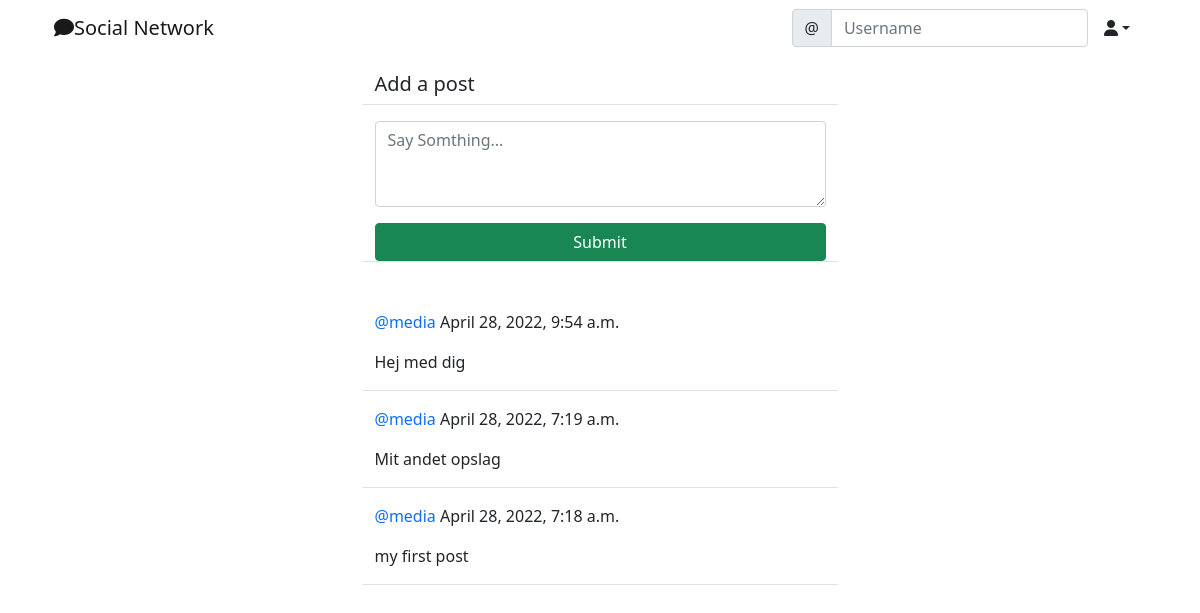
The page /social/ (signed in) on the database as committed earlier.
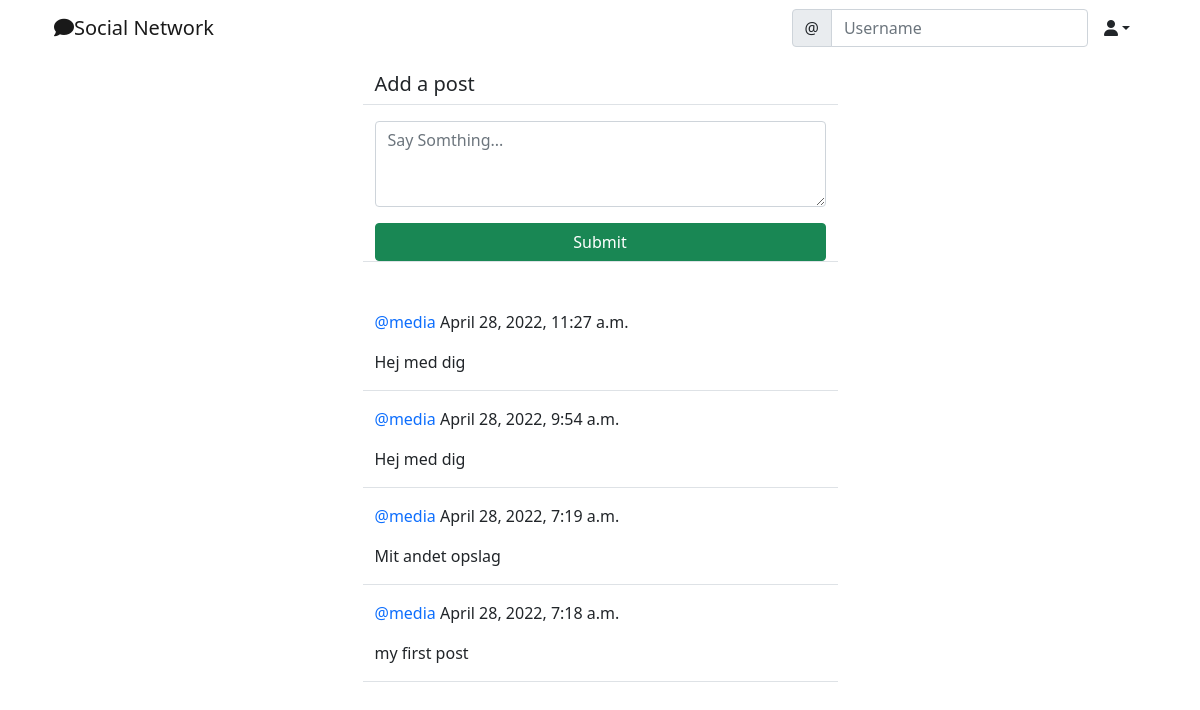
The same page on the database as committed later.
### social/models.py (models this page shows)
class Post(models.Model):
    body = models.TextField()
    created_on = models.DateTimeField(default=timezone.now)
    author = models.ForeignKey(User, on_delete=models.CASCADE)

### social/views.py (the view, shortened to what this page needs)
# urls.py: path('', PostListView.as_view(), name='post-list'),
class PostListView(LoginRequiredMixin, View):
    def get(self, request, *args, **kwargs):
        posts = Post.objects.all().order_by('-created_on')
        form = PostForm()
        context = {
            'post_list': posts,
            'form': form,
        }
        return render(request, 'social/post_list.html', context)

### social/forms.py
class PostForm(forms.ModelForm):
    body = forms.CharField(
        label='',
        widget=forms.Textarea(attrs={
            'rows': '3',
            'placeholder': 'Say Somthing...',
        })
    )
    class Meta:
        model = Post
        fields = ['body']

### social/templates/social/post_list.html (shortened to what this page needs)
{% extends 'landing/base.html' %}
{% load crispy_forms_tags %}
{% block content %}
<div class="container">
    <div class="row justify-content-center mt-3">
        <div class="col-md-5 col-sm-12 border-bottom">
            <h5>Add a post</h5>
        </div>
    </div>
    <div class="row justify-content-center mt-3 mb-5">
        <div class="col-md-5 col-sm-12 border-bottom">
            <form method="Post">
                {{ form | crispy }}
                <div class="d-grid gab-2">
                    <button class="btn btn-success mt-3">Submit</button>
                </div>
            </form>
        </div>
    </div>
    {% for post in post_list %}
    <div class="row justify-content-center mt-3">
        <div class="col-md-5 col-sm-12 border-bottom position-relative">
            <p><a style="text-decoration: none" class="text-primary" href="{% url 'profile' post.author.profile.pk %}">@{{ post.author }}</a> {{ post.created_on }}</p>
            <div class="position-relative">
                <p>{{ post.body }}</p>
            </div>
        </div>
    </div>
    {% endfor %}
</div>
{% endblock content %}

Rows that differ between the two databases and show on the page:
added Post: author "media", created_on "April 28, 2022, 11:27 a.m.", body "Hej med dig"
